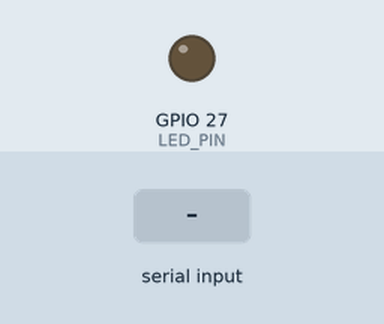
This sketch was run on a simulated ESP32. On the bench: output pins drawn as LEDs (lit = HIGH). The test bench sets the inputs (shaded band). What the sketch prints to the serial monitor is not drawn.

Above: at 1.4 s.
1.5 s: "LED:90\n" received over Serial
At 2.7 s:
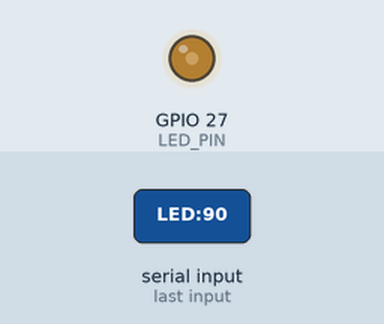
3.0 s: "ID?\n" received over Serial
Timing chart, 0 to 6.0 s (numbered marks = the images above; inputs shaded):
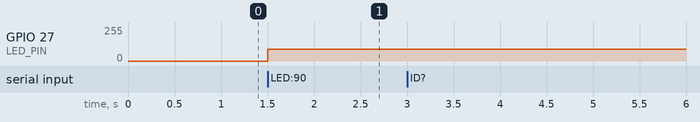

Measured:
- after the input at 1.5 s, GPIO 27 (LED_PIN): 0/255 → 90/255 at once
- after the input at 3.0 s, every drawn part: stays the same

The sketch:

talking_led.ino
```cpp
// Dream Debate talking LED — Adafruit ESP32 Feather V2
//
// Serial protocol (115200 baud, newline-terminated ASCII):
//   boot        -> READY:dream-debate-1
//   ID?         -> ID:dream-debate-1
//   LED:<0-255> -> sets LED brightness on GPIO 27 (no reply; sent often)
//
// Wiring: GPIO 27 -> 220 ohm resistor -> LED anode (long leg); LED cathode -> GND.

const char *BOARD_ID = "dream-debate-1";
const int LED_PIN = 27;

String line;

void setup() {
  Serial.begin(115200);
  analogWrite(LED_PIN, 0);
  delay(200);
  Serial.print("READY:");
  Serial.println(BOARD_ID);
}

void handleLine(String cmd) {
  cmd.trim();
  if (cmd == "ID?") {
    Serial.print("ID:");
    Serial.println(BOARD_ID);
  } else if (cmd.startsWith("LED:")) {
    int value = constrain(cmd.substring(4).toInt(), 0, 255);
    analogWrite(LED_PIN, value);
  }
}

void loop() {
  while (Serial.available()) {
    char c = Serial.read();
    if (c == '\n') {
      handleLine(line);
      line = "";
    } else if (c != '\r' && line.length() < 32) {
      line += c;
    }
  }
}
```
